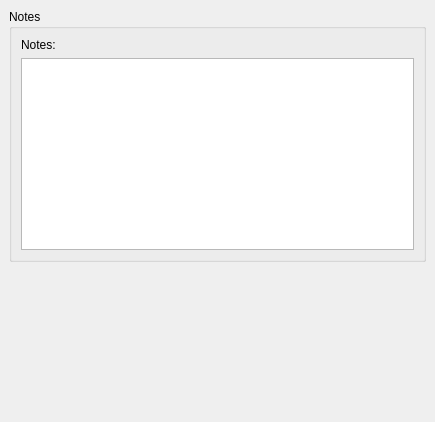
<ui version="4.0" >
 <class>MessengerNotesWidget</class>
 <widget class="QWidget" name="MessengerNotesWidget" >
  <property name="geometry" >
   <rect>
    <x>0</x>
    <y>0</y>
    <width>435</width>
    <height>422</height>
   </rect>
  </property>
  <layout class="QVBoxLayout" >
   <property name="spacing" >
    <number>6</number>
   </property>
   <property name="leftMargin" >
    <number>9</number>
   </property>
   <property name="topMargin" >
    <number>9</number>
   </property>
   <property name="rightMargin" >
    <number>9</number>
   </property>
   <property name="bottomMargin" >
    <number>9</number>
   </property>
   <item>
    <widget class="QGroupBox" name="notesLabel" >
     <property name="windowModality" >
      <enum>Qt::NonModal</enum>
     </property>
     <property name="title" >
      <string>Notes</string>
     </property>
     <layout class="QGridLayout" >
      <property name="leftMargin" >
       <number>9</number>
      </property>
      <property name="topMargin" >
       <number>9</number>
      </property>
      <property name="rightMargin" >
       <number>9</number>
      </property>
      <property name="bottomMargin" >
       <number>9</number>
      </property>
      <property name="horizontalSpacing" >
       <number>6</number>
      </property>
      <property name="verticalSpacing" >
       <number>6</number>
      </property>
      <item row="0" column="0" >
       <widget class="QLabel" name="notesLabel" >
        <property name="text" >
         <string>Notes:</string>
        </property>
       </widget>
      </item>
      <item row="2" column="0" >
       <widget class="QTextEdit" name="notesTextEdit" />
      </item>
     </layout>
    </widget>
   </item>
   <item>
    <spacer>
     <property name="orientation" >
      <enum>Qt::Vertical</enum>
     </property>
     <property name="sizeType" >
      <enum>QSizePolicy::Expanding</enum>
     </property>
     <property name="sizeHint" >
      <size>
       <width>51</width>
       <height>16</height>
      </size>
     </property>
    </spacer>
   </item>
  </layout>
 </widget>
 <layoutdefault spacing="6" margin="11" />
 <pixmapfunction>qPixmapFromMimeSource</pixmapfunction>
 <resources/>
 <connections/>
</ui>
